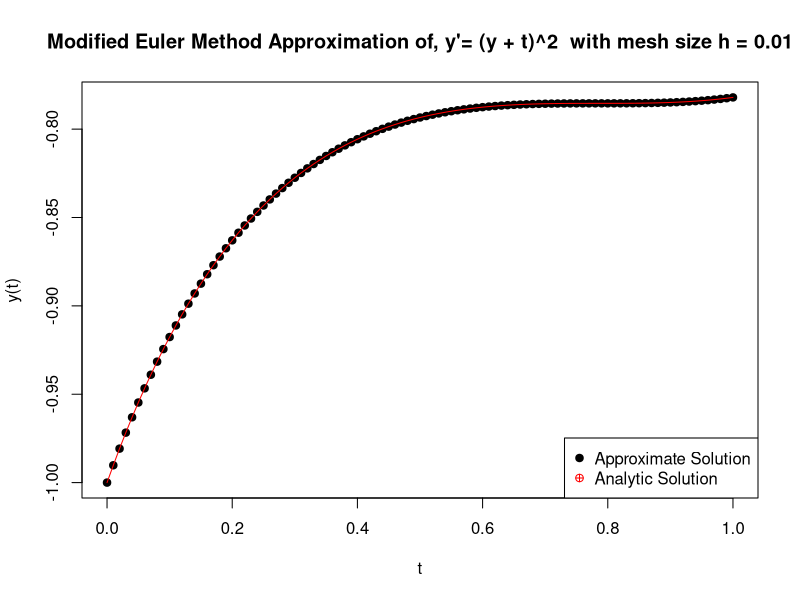

Reproduce this figure in R.
## Modified Euler's Method

## give expression in terms of y and t
mod_euler_method <- function(y, h, t0, y0, a, b){
  
  y_expr <- substitute(y)
  
  if (is.symbol(y_expr)) {
    y_expr <- eval.parent(y_expr)
  }
  
  ## num evalutaion function
  EVAL <- function(f, t, y){
    eval(f, list(t = t, y = y))
  }
  
  t_f <- seq(t0, b, by = h)
  y_f <- numeric(length(t_f))
  y_f[1] <- y0
  
  for(i in seq_len(length(t_f) - 1)){
    y_f[i + 1] <- y_f[i] + (h/2) * EVAL(y_expr, t_f[i], y_f[i]) + (h/2) * EVAL(y_expr, t_f[i+1], y_f[i] + h*EVAL(y_expr, t_f[i], y_f[i])) 
  }
  
  t_b <- seq(t0, a, by = -h)
  y_b <- numeric(length(t_b))
  y_b[1] <- y0
  
  for(i in seq_len(length(t_b) - 1)){
    y_b[i + 1] <- y_b[i] - h * EVAL(y_expr, t_b[i], y_b[i])
  }
  
  t_all <- c(rev(t_b), t_f[-1])
  y_all <- c(rev(y_b), y_f[-1])
  
  plot(t_all, y_all,
       type="b",
       pch=19,
       xlab="t",
       ylab="y(t)",
       main=paste("Modified Euler Method Approximation of, y'=",as.expression(y_expr),
                  " with mesh size h =",h))
}


mod_euler_method((y+t)^2, 0.01, 0, -1, 0,1)
curve(tan(x-pi/4)-x, add = TRUE, col="red")
legend("bottomright", legend = c("Approximate Solution", "Analytic Solution"),
       col = c("black", "red"), pch = c(19,10))
